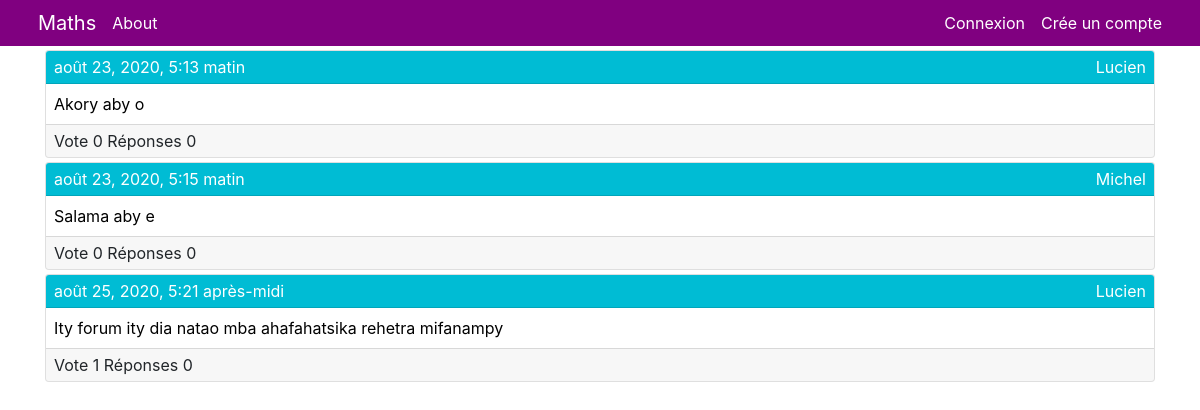
Before: /forum/ with the older database file.
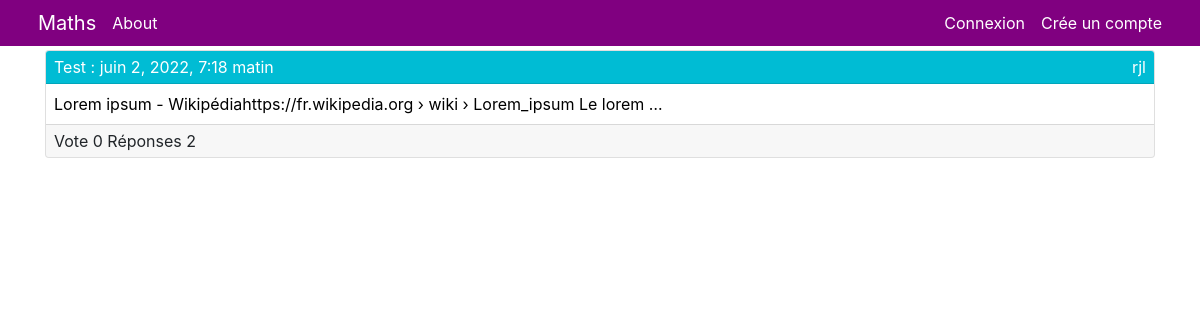
After: the same page with the newer database file.
### forum/models.py (models this page shows, shortened)
class Post(models.Model):
	titre = models.CharField(blank=True, null=True, max_length = 50)
	auteur = models.ForeignKey(User, on_delete = models.CASCADE)
	contenu = models.TextField()
	dateDePublication = models.DateTimeField(auto_now = True, verbose_name = "Date de p*ublication")

### forum/views.py (the view)
# urls.py: path('', views.HomeView.as_view(), name = "home"),
class HomeView(ListView):
	model = Post
	template_name = 'forum/home.html'
	context_object_name = 'posts'

### templates/forum/home.html
{% extends 'forum/base.html'%}
{% block content %}
	{% for post in posts %}
	<div class="card  mb-1 mt-1">
		<div class="card-header p-1 p-sm-1 pt-1 pb-1 color-cyan">
			</span><span  class="card-title m-0 pl-1 pr-1 float-left">{% if post.titre %}{{ post.titre}} : {% endif %}{{ post.dateDePublication}}</span><a class="card-title m-0 pl-1 pr-1 float-right text-white" href = "{% url 'users_app:profile' post.auteur.profile.pk %}">{{ post.auteur.username}}</a>
		</div>
		<a href = {% url 'forum_app:read_post' post.pk %} class="appercu">
		<div class="card-body p-0 p-sm-2 pl-1 pr-1">
			{{ post.contenu|truncatewords:10}}
		</div>
		</a>
		<div class="card-footer p-1 p-sm-1 ">
			<p class="pl-1 pr-1 m-0"> Vote {{post.vote_set.all.count}}  Réponses {{post.commentaire_set.all.count}}</p>
		</div>
	</div>
	{% endfor %}
{% endblock %}

### templates/forum/base.html (shortened to what this page needs)
{% load static %}
<!DOCTYPE html>
<html>
	<head>
		<link href="{% static 'css/bootstrap.min.css' %}" rel="stylesheet">
		<link href="{% static 'css/styles.css' %}" rel="stylesheet">
	</head>
	<body>
		<nav class="color-purple navbar navbar-expand p-0" role="navigation">
			<div class="container">
				<a class="navbar-brand" href="{% url 'forum_app:home' %}">Maths</a>
				<ul class="navbar-nav">
					<li><a href="{% url 'forum_app:about'%}" class="nav-link">About</a></li>
				</ul>
				<ul class="navbar-nav ml-auto">
					{% if user.is_authenticated %}
					<li><a href="{% url 'users_app:profile' user.id %}" class="nav-link">Profile</a></li>
					<li><a href="{% url 'users_app:deconnexion'%}" class="nav-link">Deconnexion</a></li>
					{% else %}
					<li><a href="{% url 'users_app:connexion'%}" class="nav-link">Connexion</a></li>
					<li><a href="{% url 'users_app:inscription'%}" class="nav-link">Crée un compte</a></li>
					{% endif %}
				</ul>
			</div>
		</nav>
		{% block page%}
		<div class="container">
			<div class="row">
				<div class="col-12">
					{% block content %}
					{% endblock %}
				</div>
			</div>
		</div>
		{% endblock %}
	</body>
</html>

### static/css/styles.css (style rules this page uses)
body { margin:0; padding:0; }
* { box-sizing:border-box; }
.color-cyan { background-color:#00BCD4 ; color:white; }
.color-purple { background-color:purple; }
.nav-link, .navbar-brand { color:white; }
.navbar-brand { padding:8px; margin:0; }
.appercu { color:black; }

Changed rows visible on the page:
removed Post: dateDePublication "août 23, 2020, 5:13 matin", auteur.username "Lucien", contenu "Akory aby o", vote_set.all.count "0", commentaire_set.all.count "0"
removed Post: dateDePublication "août 23, 2020, 5:15 matin", auteur.username "Michel", contenu "Salama aby e", vote_set.all.count "0", commentaire_set.all.count "0"
changed Post: titre (not shown) → "Test"; dateDePublication "août 25, 2020, 5:21 après-midi" → "juin 2, 2022, 7:18 matin"; auteur.username "Lucien" → "rjl"; contenu "Ity forum ity dia natao mba ahafahatsika rehetra mifanampy" → "Lorem ipsum - Wikipédiahttps://fr.wikipedia.org › wiki › Lorem_ipsum Le lorem …"; vote_set.all.count "1" → "0"; commentaire_set.all.count "0" → "2"
